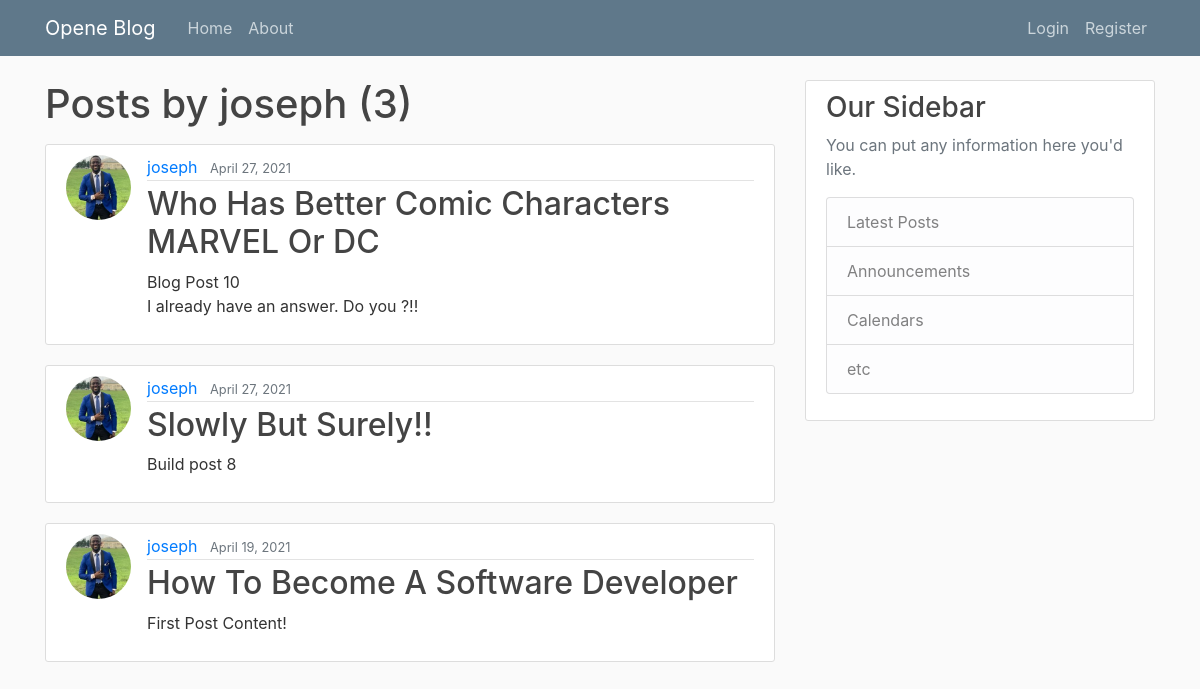
/user/joseph, run on an earlier commit of the app's database.
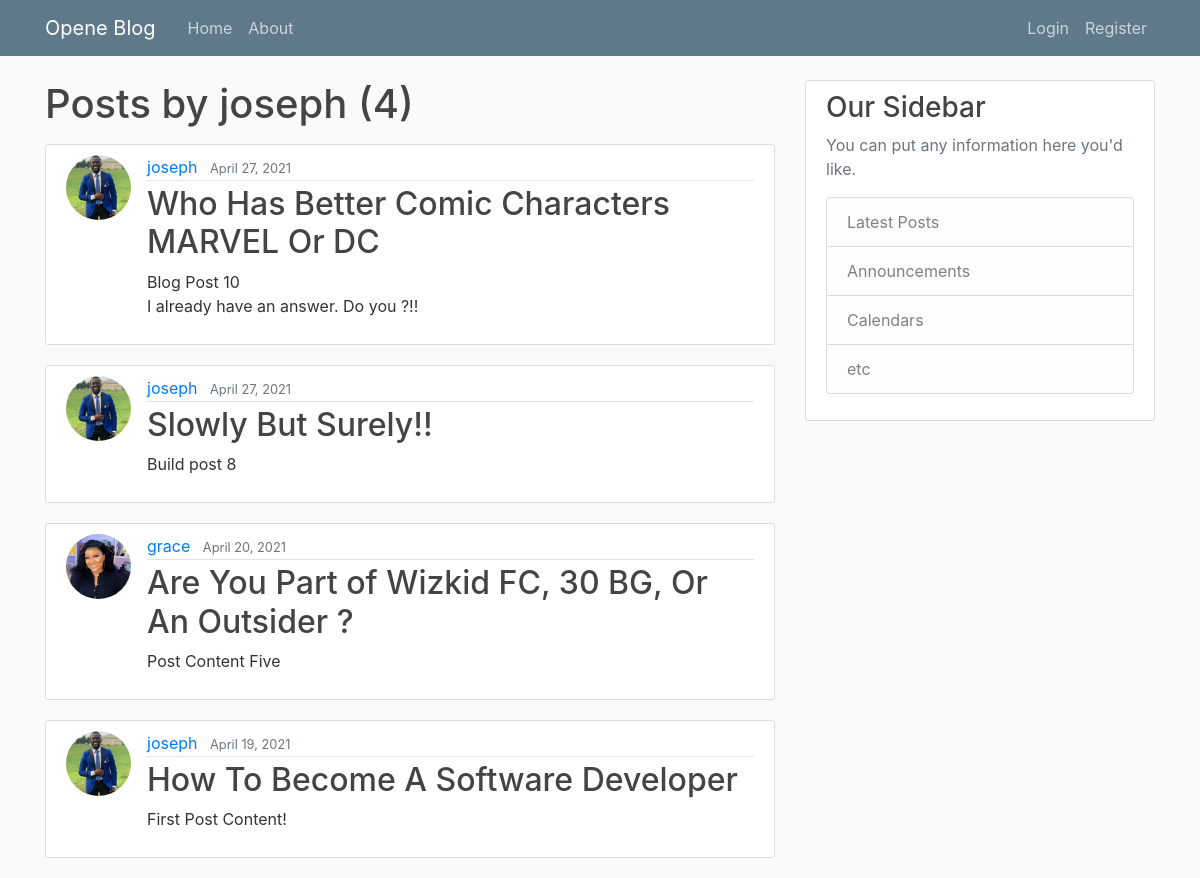
And on a later commit of the database.
### blog/models.py (models this page shows, shortened)
class Post(models.Model):
    title = models.CharField(max_length=100)
    content = models.TextField()
    number_of_likes = models.IntegerField(default=0)
    number_of_shares = models.IntegerField(default=0)
    date_posted = models.DateTimeField(default=timezone.now)
    author = models.ForeignKey(User, on_delete=models.CASCADE)

### users/models.py (models this page shows, shortened)
class Profile(models.Model):
    user = models.OneToOneField(User, on_delete=models.CASCADE)
    image = models.ImageField(default='default.jpg', upload_to='profile_pics')

### blog/views.py (the view)
# urls.py: path('user/<str:username>', UserPostListView.as_view(), name='user-posts'),
class UserPostListView(ListView):
    model = Post
    template_name = 'blog/user_posts.html' #we create the template
    context_object_name = 'posts'
    paginate_by = 5
    def get_queryset(self):
        user = get_object_or_404(User, username=self.kwargs.get('username'))
        return Post.objects.filter(Q(author=user)|Q(shares__shared_by=user.id)).order_by('-date_posted')

### blog/templates/blog/user_posts.html (shortened to what this page needs)
{% extends 'blog/base.html' %}
{% block content %}
    <h1 class="mb-3">Posts by {{ view.kwargs.username }} ({{ page_obj.paginator.count }})</h1>
    {% for post in posts %}
        <article class="media content-section">
            <img class="rounded-circle article-img" src="{{ post.author.profile.image.url }}" alt="">
          <div class="media-body">
            <div class="article-metadata">
              <a class="mr-2" href="{% url 'user-posts' post.author.username %}">{{ post.author }}</a>
              <small class="text-muted">{{ post.date_posted|date:'F d, Y' }}</small>
            </div>
            <h2><a class="article-title" href="{% url 'post-detail' post.id %}">{{ post.title }}</a></h2>
            <p class="article-content">{{ post.content }}</p>
          </div>
        </article>
    {% endfor %}
{% endblock content %}

### blog/templates/blog/base.html (shortened to what this page needs)
{% load static %}
<!DOCTYPE html>
<html lang="en">
<head>
    <link rel="stylesheet" href="https://stackpath.bootstrapcdn.com/bootstrap/4.3.1/css/bootstrap.min.css">
    <link rel="stylesheet" href="{% static 'blog/main.css' %}">
</head>
<body>
    <header class="site-header">
      <nav class="navbar navbar-expand-md navbar-dark bg-steel fixed-top">
        <div class="container">
          <a class="navbar-brand mr-4" href="{% url 'blog-home' %}">Opene Blog</a>
          <div class="collapse navbar-collapse" id="navbarToggle">
            <div class="navbar-nav mr-auto">
              <a class="nav-item nav-link" href="{% url 'blog-home' %}">Home</a>
              <a class="nav-item nav-link" href="{% url 'blog-about' %}">About</a>
            </div>
            <div class="navbar-nav">
                {% if user.is_authenticated %}
                    <a class="nav-item nav-link" href="{% url 'post-create' %}">New Post</a>
                    <a class="nav-item nav-link" href="{% url 'profile' %}">Profile</a>
                    <a class="nav-item nav-link" href="{% url 'logout' %}">Logout</a>
                {% else %}
                    <a class="nav-item nav-link" href="{% url 'login' %}">Login</a>
                    <a class="nav-item nav-link" href="{% url 'register' %}">Register</a>
                {% endif %}
            </div>
          </div>
        </div>
      </nav>
    </header>
    <main role="main" class="container">
      <div class="row">
        <div class="col-md-8">
          {% block content %}{% endblock %}
        </div>
        <div class="col-md-4">
          <div class="content-section">
            <h3>Our Sidebar</h3>
            <p class='text-muted'>You can put any information here you'd like.
              <ul class="list-group">
                <li class="list-group-item list-group-item-light">Latest Posts</li>
                <li class="list-group-item list-group-item-light">Announcements</li>
                <li class="list-group-item list-group-item-light">Calendars</li>
                <li class="list-group-item list-group-item-light">etc</li>
              </ul>
            </p>
          </div>
        </div>
      </div>
    </main>
</body>
</html>

### blog/static/blog/main.css (style rules this page uses)
body { background: #fafafa; color: #333333; margin-top: 5rem; }
h1, h2, h3, h4, h5, h6 { color: #444444; }
ul { margin: 0; }
.bg-steel { background-color: #5f788a; }
.site-header .navbar-nav .nav-link { color: #cbd5db; }
.content-section { background: #ffffff; padding: 10px 20px; border: 1px solid #dddddd; border-radius: 3px; margin-bottom: 20px; }
.article-title { color: #444444; }
.article-content { white-space: pre-line; }
.article-img { height: 65px; width: 65px; margin-right: 16px; }
.article-metadata { padding-bottom: 1px; margin-bottom: 4px; border-bottom: 1px solid #e3e3e3 }

What changed in the data, as far as the page shows it:
now on this page (row edited): Post: author.profile.image (picture), author "grace", date_posted "April 20, 2021", title "Are You Part of Wizkid FC, 30 BG, Or An Outsider ?", content "Post Content Five"
Also different on the page:
{{ page_obj.paginator.count }}: "3" → "4"
